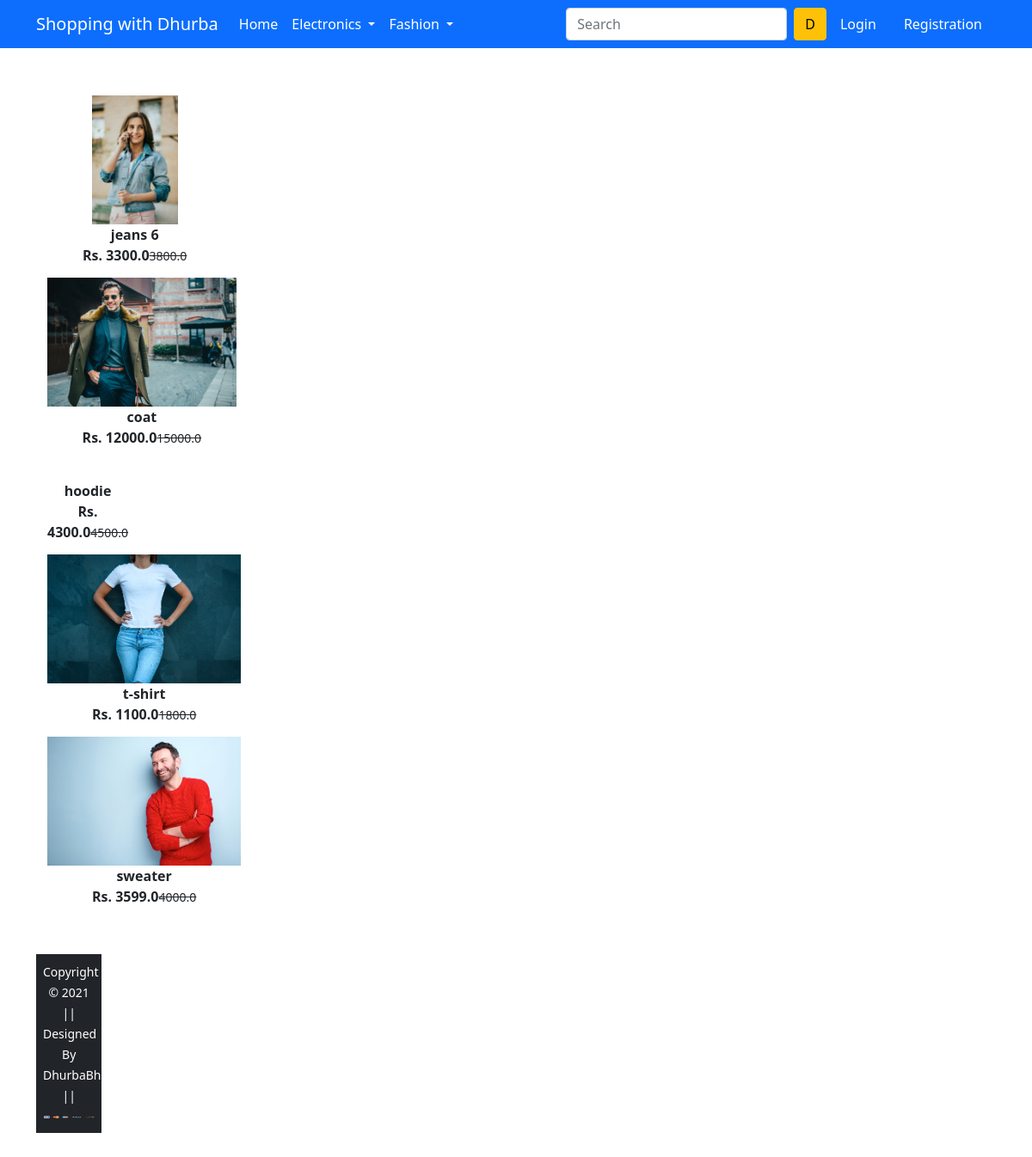
/topwears/tw, run on the app's committed database.
### shop_app/models.py (models this page shows, shortened)
class Product(models.Model):
    title=models.CharField(max_length=100)
    selling_price=models.FloatField()
    discounted_price=models.FloatField()
    description=models.TextField()
    brand=models.CharField(max_length=100)
    category=models.CharField(choices=CATEGORY_CHOICES,max_length=2)
    product_image=models.ImageField(upload_to='productimg')

### shop_app/views.py (the view)
# urls.py: path('topwears/<slug:data>', views.fashion, name='topwears'),
def fashion(request,data):
    if data=="tw":
        products=Product.objects.filter(category="TW")
    elif data=="bw":
        products=Product.objects.filter(category="BW")
    return render(request,'app/fashion.html',{'products':products})

### shop_app/templates/app/fashion.html (shortened to what this page needs)
{% extends 'app/base.html' %}
{% load static %}
{% block main-content %}
<div class="container my-5">
    <div class="row">
        <div class="col-sm-8">
            <div class="row">
                {% for product in products %}
                    <div class="col-sm-4 text-center mb-4">
                        <a href="{% url 'product-detail' product.id %}" class="btn">
                            <div class="item">
                                <img src="{{product.product_image.url}}" alt="" height="150" class="">
                                <div class="fw-bold">{{product.title}}</div>
                                <div class="fw-bold">Rs. {{product.discounted_price}}<small class="fw-light text-decoration-line-through">{{product.selling_price}}</small></div>
                            </div>
                        </a>
                {% endfor %}
            </div>
        </div>
    </div>
{% endblock main-content %}

### data on the page
Product: product_image (picture), title "jeans 6", discounted_price "3300.0", selling_price "3800.0"
Product: product_image (picture), title "coat", discounted_price "12000.0", selling_price "15000.0"
Product: title "hoodie", discounted_price "4300.0", selling_price "4500.0"
Product: product_image (picture), title "t-shirt", discounted_price "1100.0", selling_price "1800.0"
Product: product_image (picture), title "sweater", discounted_price "3599.0", selling_price "4000.0"
